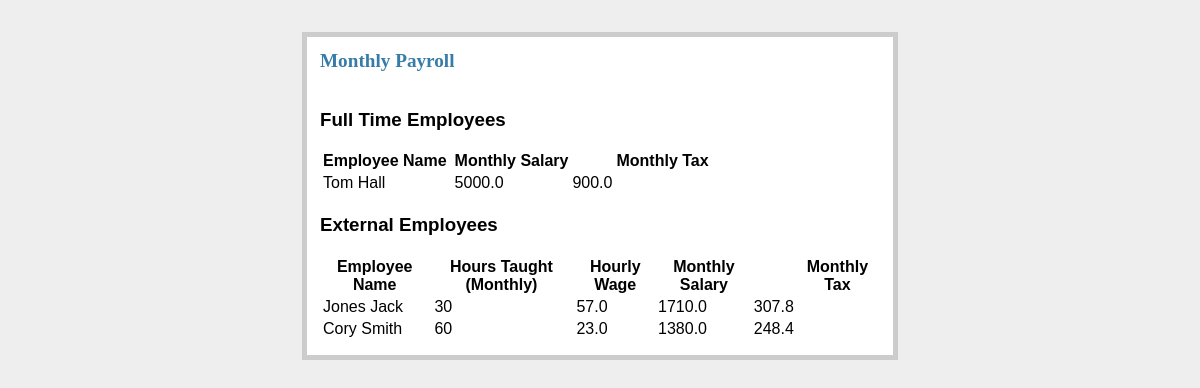
Before: /payroll with the older database file.
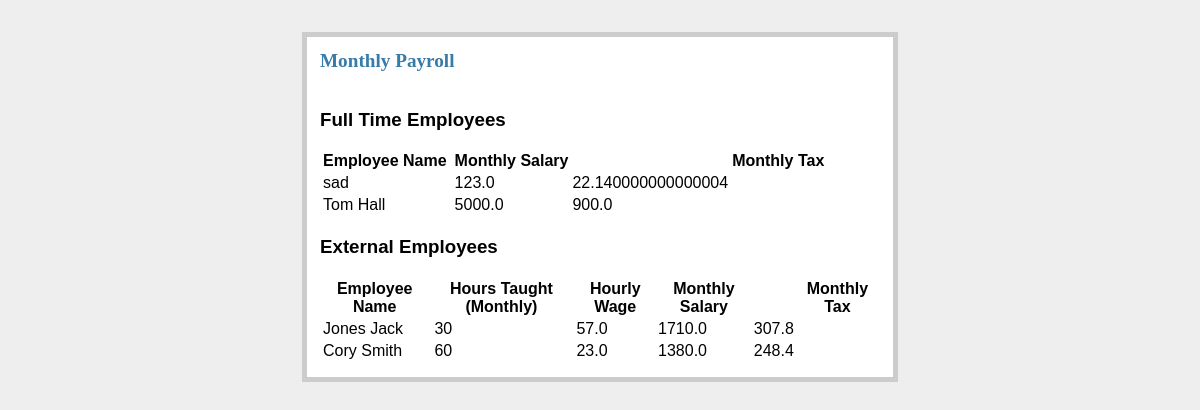
After: the same page with the newer database file.
### tables this page shows
CREATE TABLE FullTimeInstructor(id int , name varchar(20), salary float,PRIMARY KEY(id));

CREATE TABLE ExternalInstructor(id int , name varchar(20), hoursTaught int, hourlywage float, PRIMARY KEY(id));

### gym.py (the view)
@app.route('/payroll')
def view_payroll():
    db = get_db()
    externalMonthlyTaxCur = db.execute("Select distinct ei.id,ei.name,ei.hoursTaught,ei.hourlywage,((ei.hourlywage*ei.hoursTaught)*(0.10)+(ei.hourlywage*ei.hoursTaught)*(0.05)+(ei.hourlywage*ei.hoursTaught)*(0.03)) as tax, ei.hourlywage*ei.hoursTaught as salary from ExternalInstructor ei")
    eemTax = externalMonthlyTaxCur.fetchall()
    curMonthlyTax = db.execute("Select distinct ft.id,ft.name,ft.salary, (((ft.salary*(.10))+(ft.salary*(.05))+(ft.salary*(0.03)))) as tax from FullTimeInstructor ft")
    femTax = curMonthlyTax.fetchall()
    print(femTax)
    return render_template("view_payroll.html",extEmpMonthlyTax = eemTax,fullEmpMonthlyTax=femTax)

### gym.py (called while the page is built)
def connect_db():
    rv = sqlite3.connect(app.config["DATABASE"])
    rv.row_factory = sqlite3.Row
    return rv

def get_db():
    if not hasattr(g, 'sqlite_db'):
        g.sqlite_db = connect_db()
    return g.sqlite_db

### templates/view_payroll.html (shortened to what this page needs)
<!DOCTYPE html>
<html lang="en">
<head>
    <link rel=stylesheet type=text/css href="{{ url_for('static', filename='style.css') }}">
</head>
<div class="page">
<h2>Monthly Payroll</h2><br>
<h3>Full Time Employees</h3>
<table>
  <tr>
    <th>Employee Name</th>
      <th></th>
    <th>Monthly Salary</th>
      <th></th>
    <th>Monthly Tax</th>
  </tr>
  {% for ftm in fullEmpMonthlyTax%}
  <tr>
    <td>{{ftm.name}}</td>
      <th></th>
    <td>{{ftm.salary}}</td>
    <td>{{ftm.tax}}</td>
    {% endfor %}
    </tr>
</table>
<h3>External Employees</h3>
<table>
  <tr>
    <th>Employee Name</th>
      <th></th>
    <th>Hours Taught (Monthly)</th>
      <th></th>
      <th>Hourly Wage</th>
      <th>Monthly Salary</th>
      <th></th>
      <th>Monthly Tax</th>
  </tr>
  {% for extm in extEmpMonthlyTax%}
  <tr>
    <td>{{extm.name}}</td>
      <th></th>
      <td>{{ extm.hoursTaught }}</td>
      <th></th>
    <td>{{extm.hourlywage}}</td>
      <td>{{ extm.salary }}</td>
    <td>{{extm.tax}}</td>
    {% endfor %}
</table>
</div>
</body>
</html>

Changed rows visible on the page:
added FullTimeInstructor: name "sad", salary "123.0", tax "22.140000000000004"
